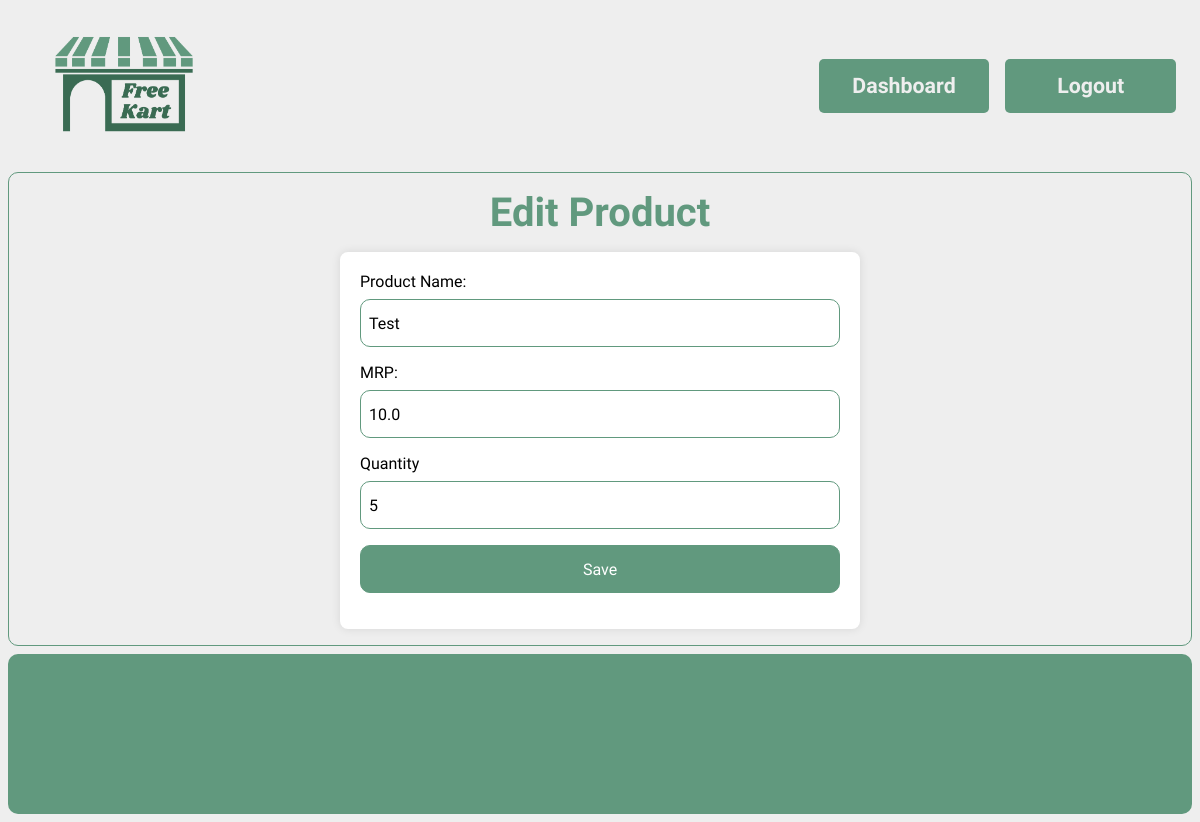
The page /dashboard/edit/1 (signed in) on the database as committed earlier.
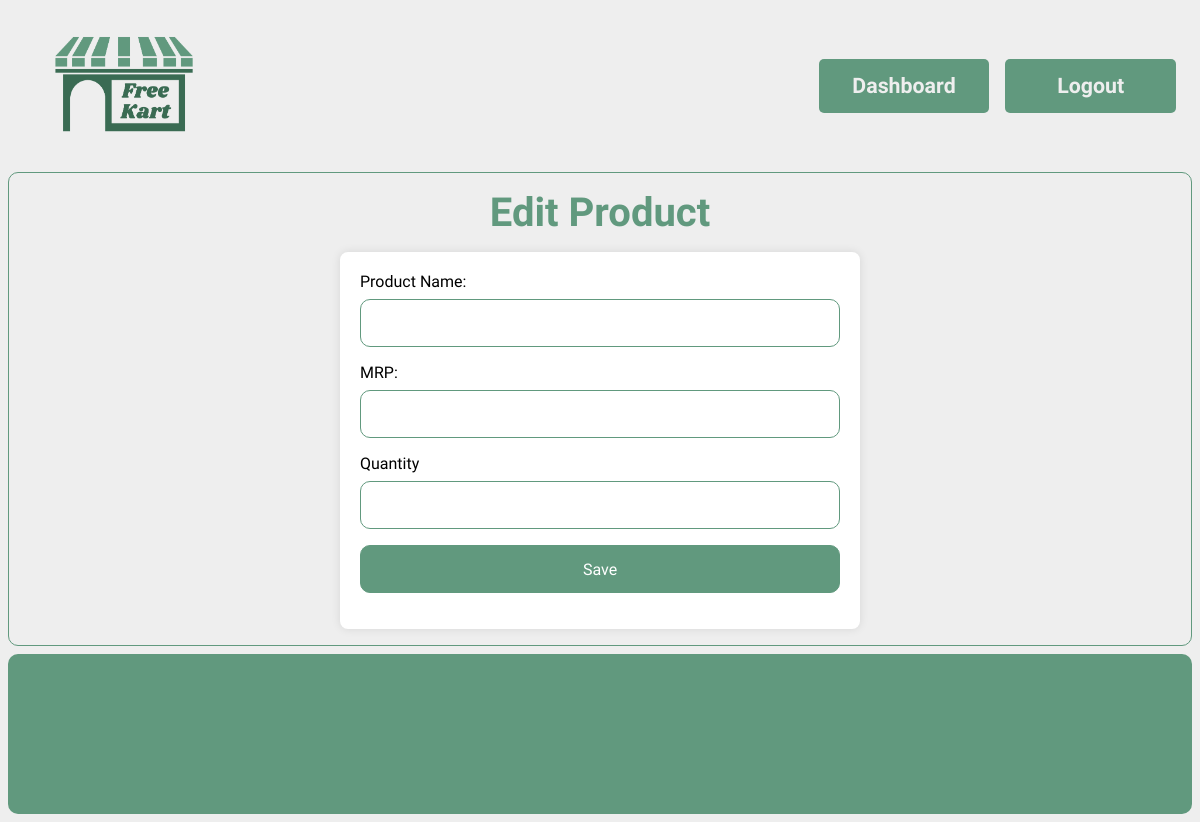
The same page on the database as committed later.
### models.py (models this page shows, shortened)
class Product(db.Model):
    __tablename__ = "products"
    id = db.Column(db.Integer, primary_key=True, autoincrement=True)
    expiry = db.Column(db.DateTime, nullable=False)
    pic = db.Column(db.String(50), nullable=False, default="")
    name = db.Column(db.String(50), nullable=False)
    quantity = db.Column(db.Integer, nullable=False)
    price = db.Column(db.Float, nullable=False)
    category = db.Column(db.String(25), nullable=False)
    seller_id = db.Column(db.Integer, db.ForeignKey('sellers.id'), nullable=False)

### routes/core.py (the view)
@core.route("/dashboard/edit/<int:id>")
def edit_product(id):
    seller = auth_seller()
    if not seller:
        return '',404
    product = Product.query.get(id)
    return render_template("edit.html", seller=seller, product=product)

### routes/core.py (called while the page is built)
def auth_seller():
    if 'user_id' not in session or 'type' not in session or session['type'] != 'seller':
        return None
    seller = Seller.query.get(session['user_id'])
    if not seller:
        return None
    return seller

### templates/edit.html (shortened to what this page needs)
{% extends "base.html" %}
{% block head %}
<link rel="stylesheet" href="{{
    url_for('static', filename = 'css/add.css')
}}">
{% endblock %}
{% block content %}
    <div class="display">
        <div class="heading">
           Edit Product
        </div>
        <div class="products">
          <form action="/submit" id="addForm" enctype="multipart/form-data">
              <label for="productName">Product Name:</label>
              <input type="text" value="{{ product.name }}" id="productName" name="name" required><br>
              <label for="mrp">MRP:</label>
      <input type="number" id="mrp" value="{{ product.price }}" name="price" required><br>
              <label for="quantity">Quantity</label>
      <input type="number" id="quantity" value="{{product.quantity}}" name="quantity" required><br>
              <input type="submit" value="Save">
          </form>
        </div>
    </div>
{% endblock %}

Rows that differ between the two databases and show on the page:
removed Product: name "Test", price "10.0", quantity "5"
